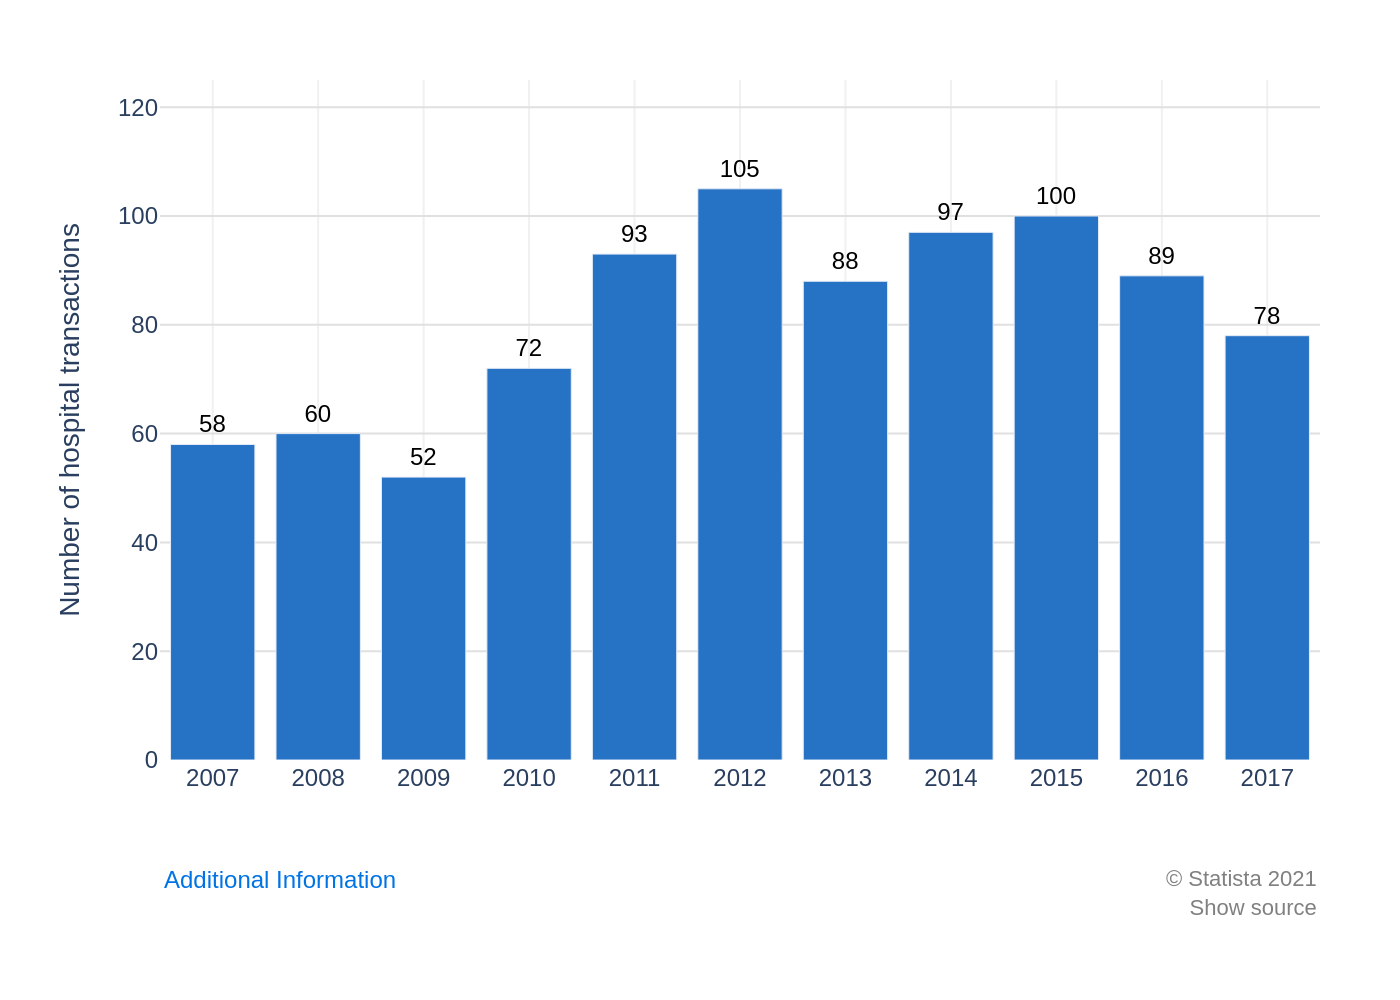

This figure's Python source:
import sys
import json
import os
import plotly.graph_objects as go

if len(sys.argv) != 2:
    print("Usage: python recreate_chart.py <path_to_json_file>")
    sys.exit(1)

json_filepath = sys.argv[1]

try:
    with open(json_filepath, 'r', encoding='utf-8') as f:
        chart_info = json.load(f)
except FileNotFoundError:
    print(f"Error: JSON file not found at {json_filepath}")
    sys.exit(1)

chart_data = chart_info['chart_data']
texts = chart_info['texts']
colors = chart_info['colors']

categories = [item['category'] for item in chart_data]
values = [item['value'] for item in chart_data]

fig = go.Figure()

fig.add_trace(go.Bar(
    x=categories,
    y=values,
    marker_color=colors[0],
    text=values,
    textposition='outside',
    textfont=dict(family="Arial", size=12, color='black'),
    cliponaxis=False
))

annotations = []
if texts.get("note"):
    annotations.append(
        dict(
            xref="paper", yref="paper",
            x=0, y=-0.15,
            xanchor="left", yanchor="top",
            text=texts["note"],
            showarrow=False,
            align="left",
            font=dict(family="Arial", size=12, color="#0073e5")
        )
    )

if texts.get("source"):
    annotations.append(
        dict(
            xref="paper", yref="paper",
            x=1, y=-0.15,
            xanchor="right", yanchor="top",
            text=texts["source"],
            showarrow=False,
            align="right",
            font=dict(family="Arial", size=11, color="grey")
        )
    )

fig.update_layout(
    font=dict(family="Arial"),
    plot_bgcolor='white',
    paper_bgcolor='white',
    showlegend=False,
    yaxis=dict(
        title=texts.get('y_axis_title'),
        range=[0, 125],
        tickmode='linear',
        tick0=0,
        dtick=20,
        gridcolor='#e0e0e0',
        zeroline=False
    ),
    xaxis=dict(
        title=texts.get('x_axis_title'),
        showgrid=True,
        gridwidth=1,
        gridcolor='#f0f0f0'
    ),
    margin=dict(l=80, r=40, t=40, b=120),
    annotations=annotations
)

output_filename_base = os.path.splitext(json_filepath)[0]
output_filename_png = f"{output_filename_base}.png"
fig.write_image(output_filename_png, scale=2)

print(f"Chart saved to {output_filename_png}")
